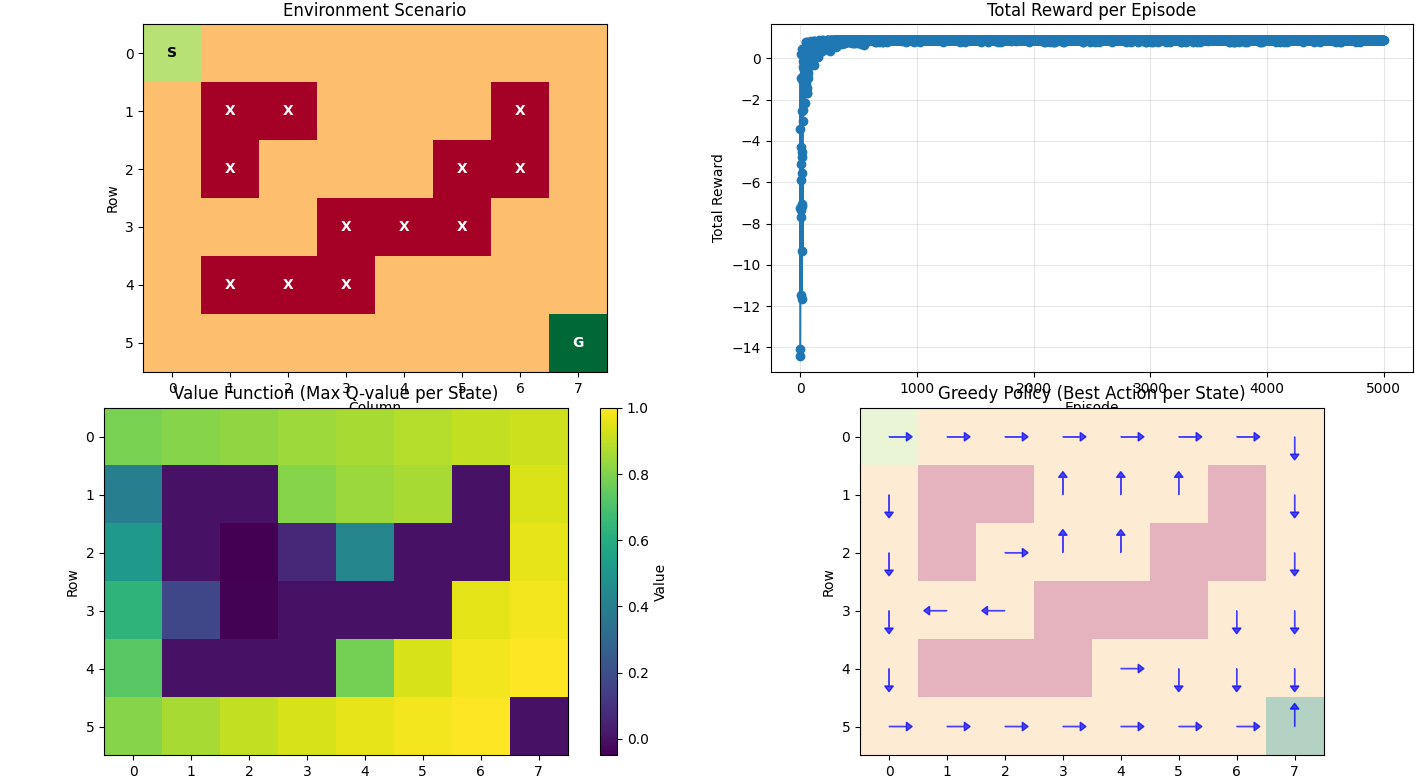

Here is the Python script that generated this plot:
"""Implement Q-learning with gridworld"""
import numpy as np
import matplotlib.pyplot as plt
import random

# import grid environment
from gridworld_rl.env import GridWorld

#initialise environment
grid_size = (6, 8)

start_pos = (0, 0) # axis stars at top left (matrix index coordinates)
goal_pos = (5, 7)
# Create a maze-like pattern with obstacles
obstacles = [
    (4, 1), (4, 2), (4, 3),
    (3, 3), (3, 4), (3, 5),
    (2, 1), (2, 5), (2, 6),
    (1, 1), (1, 2), (1, 6),
]

env = GridWorld(grid_size, start_pos, goal_pos, obstacles)

# intialise q-table
Q_table = np.zeros((env.grid_size[0], env.grid_size[1], env.num_actions))

# define epsilon greedy policy
def epsilon_greedy(state, epsilon, Q_table, num_actions):
    if random.random() < epsilon:
        action = np.random.choice(num_actions)
    else:
        action = np.argmax(Q_table[state[0]][state[1]])
    return action

"""
Q-learning algorithm - Temporal Difference (TD(0)) on the Q function
-> off policy method as maximisation over Q function in the update
"""
num_eps = 5000
learning_rate = 0.1
epsilon = 1.0
discount = 0.99
total_rewards = [] # for tracking 

for i in range(num_eps):
    state = env.reset() # remember to reset environment!
    done = False
    episode_rewards = []
    
    while not done:
        # record the current state
        current = env.agent_pos
        
        # epsilon greedy polcy
        action = epsilon_greedy(current, epsilon, Q_table, env.num_actions)

        # apply action to environment
        obs, reward, done, info = env.step(action)

        episode_rewards.append(reward)

        # apply Q-learning TD update
        Q_table[current[0]][current[1]][action] += learning_rate * (
            reward + discount * np.max(Q_table[obs[0]][obs[1]])
            - Q_table[current[0]][current[1]][action] 
        )

    # track rewards per episode
    total_rewards.append(sum(episode_rewards))
    # anneal epsilon per episode -> really important so to exploit more later (smaller epsilon)
    epsilon = max(0.01, epsilon * 0.995)
    
    print(f"Episode {i} complete | Episode Reward: {sum(episode_rewards)}")


# plot results
fig, axes = plt.subplots(2, 2, figsize=(14, 12))
axes = axes.flatten()

# Plot 1: Environment scenario
env_grid = np.zeros(env.grid_size)
# Mark obstacles
for obs in obstacles:
    env_grid[obs[0]][obs[1]] = -1
# Mark goal
env_grid[goal_pos[0]][goal_pos[1]] = 2
# Mark start
env_grid[start_pos[0]][start_pos[1]] = 1

im0 = axes[0].imshow(env_grid, cmap='RdYlGn', vmin=-1, vmax=2, origin='upper')
axes[0].set_xlabel('Column')
axes[0].set_ylabel('Row')
axes[0].set_title('Environment Scenario')
# Add text annotations
for i in range(env.grid_size[0]):
    for j in range(env.grid_size[1]):
        if (i, j) == start_pos:
            axes[0].text(j, i, 'S', ha='center', va='center', fontweight='bold', color='black')
        elif (i, j) == goal_pos:
            axes[0].text(j, i, 'G', ha='center', va='center', fontweight='bold', color='white')
        elif (i, j) in obstacles:
            axes[0].text(j, i, 'X', ha='center', va='center', fontweight='bold', color='white')

# Plot 2: Total reward per episode
axes[1].plot(total_rewards, marker='o')
axes[1].set_xlabel('Episode')
axes[1].set_ylabel('Total Reward')
axes[1].set_title('Total Reward per Episode')
axes[1].grid(True, alpha=0.3)

# Plot 3: Q-table value function heatmap (max over actions)
value_function = np.max(Q_table, axis=2)  # max over actions
im = axes[2].imshow(value_function, cmap='viridis', origin='upper')
axes[2].set_xlabel('Column')
axes[2].set_ylabel('Row')
axes[2].set_title('Value Function (Max Q-value per State)')
plt.colorbar(im, ax=axes[2], label='Value')

# Plot 4: Greedy policy arrows
axes[3].imshow(env_grid, cmap='RdYlGn', vmin=-1, vmax=2, origin='upper', alpha=0.3)
axes[3].set_xlabel('Column')
axes[3].set_ylabel('Row')
axes[3].set_title('Greedy Policy (Best Action per State)')

# Direction mappings: UP=0, DOWN=1, LEFT=2, RIGHT=3
# arrow(x, y, dx, dy) — dx is horizontal, dy is vertical
# origin='upper' means row 0 is at top, so UP = negative dy
directions = {
    0: (0, -0.3),   # UP: dx=0, dy=-0.3 (move up on screen)
    1: (0, 0.3),    # DOWN: dx=0, dy=+0.3 (move down on screen)
    2: (-0.3, 0),   # LEFT: dx=-0.3, dy=0 (move left on screen)
    3: (0.3, 0)     # RIGHT: dx=+0.3, dy=0 (move right on screen)
}

for i in range(env.grid_size[0]):
    for j in range(env.grid_size[1]):
        if (i, j) not in obstacles:
            greedy_action = np.argmax(Q_table[i, j, :])
            dx, dy = directions[greedy_action]   # unpack as dx, dy
            axes[3].arrow(j, i, dx, dy, head_width=0.15, head_length=0.1, 
                          fc='blue', ec='blue', alpha=0.7)
            
plt.tight_layout()
plt.show()
fig.savefig("experiments/q_learning.png")


    
